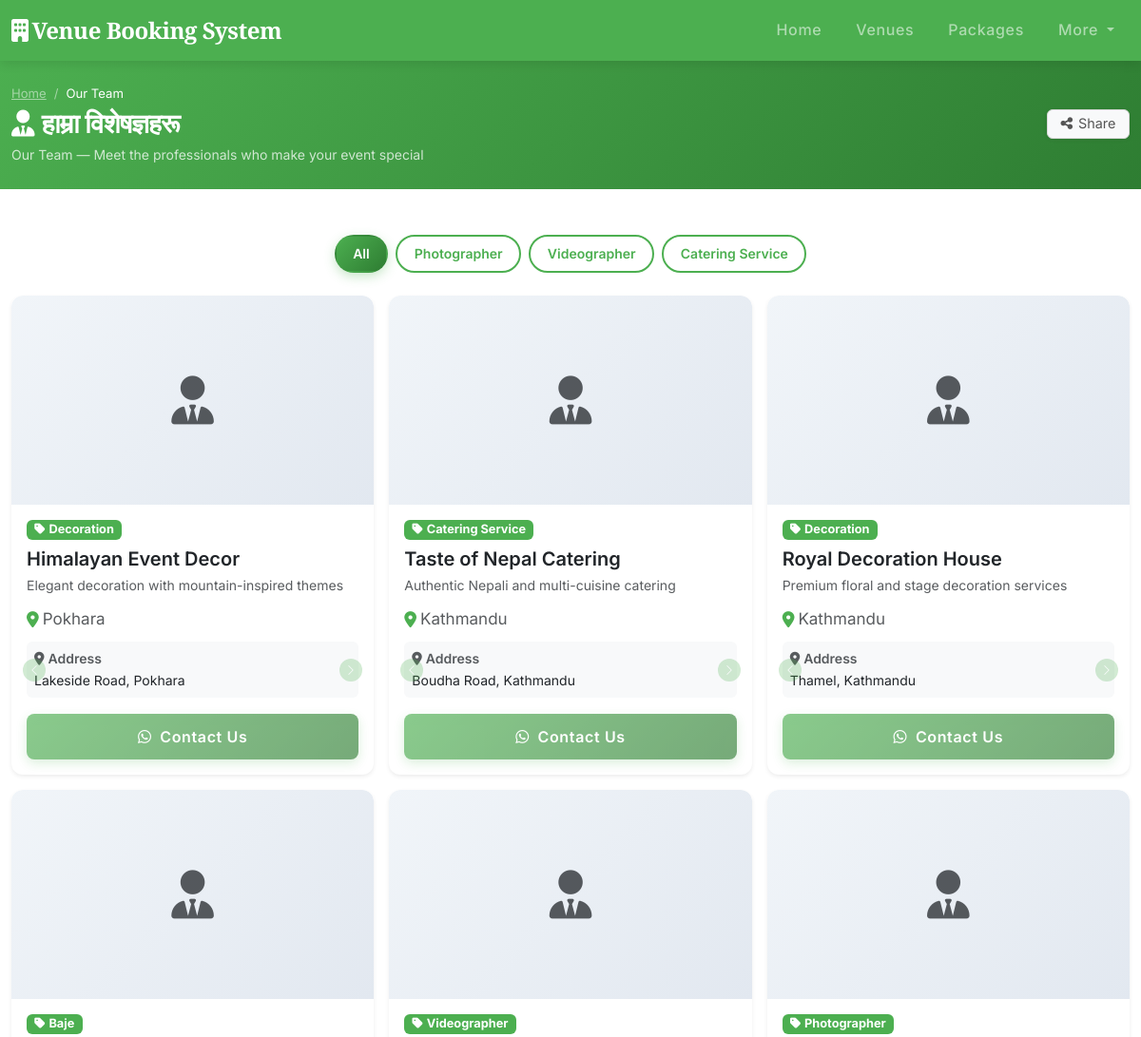
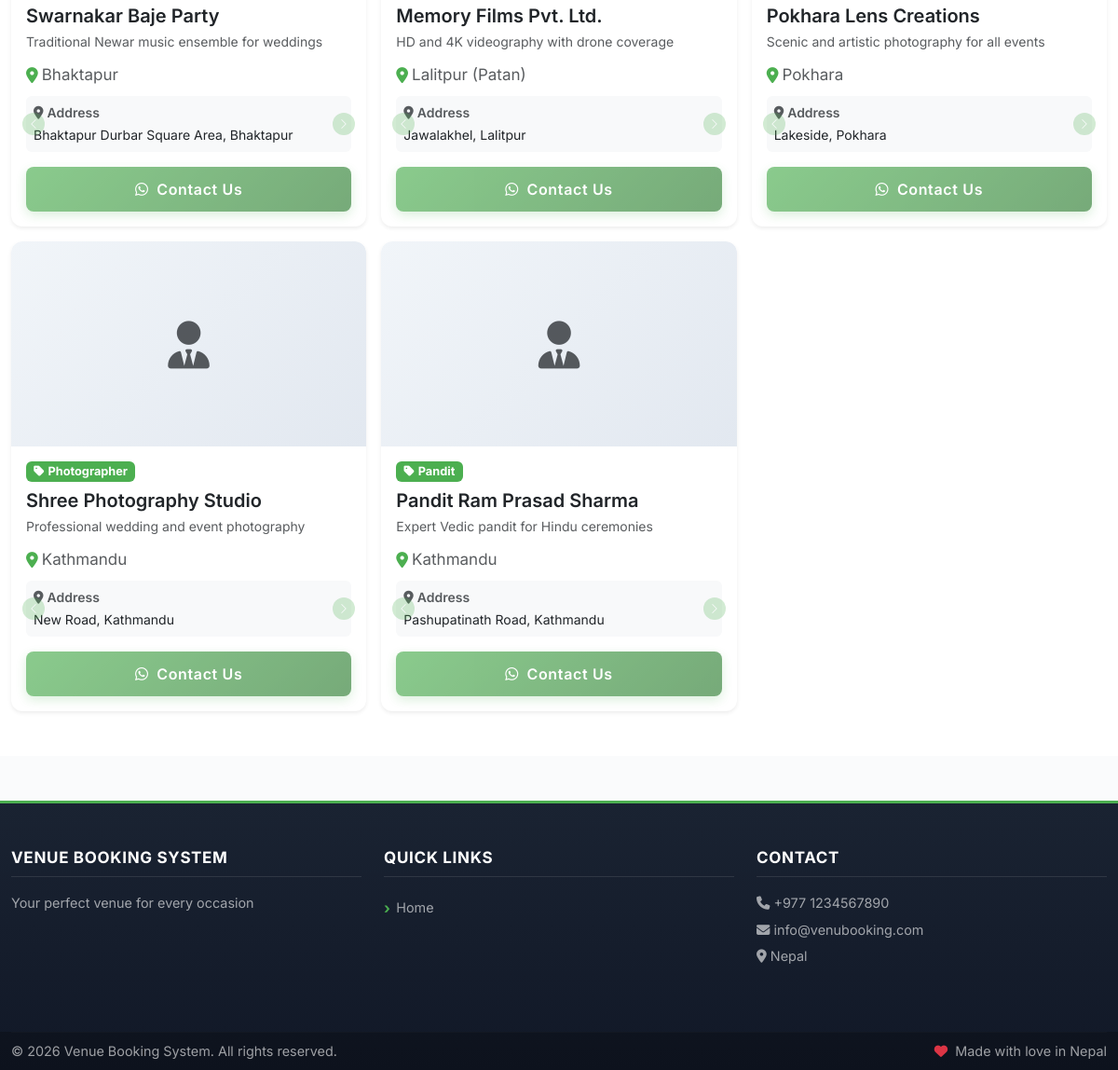
Screenshot of /vendors.php with the database file from the repository (2 pictures, top to bottom).
### tables this page shows
CREATE TABLE IF NOT EXISTS vendor_types (
    id INT PRIMARY KEY AUTO_INCREMENT,
    slug VARCHAR(100) NOT NULL UNIQUE COMMENT 'Stored in vendors.type column',
    label VARCHAR(255) NOT NULL COMMENT 'Human-readable display name',
    status ENUM('active', 'inactive') DEFAULT 'active',
    display_order INT DEFAULT 0,
    created_at TIMESTAMP DEFAULT CURRENT_TIMESTAMP,
    updated_at TIMESTAMP DEFAULT CURRENT_TIMESTAMP ON UPDATE CURRENT_TIMESTAMP,
    INDEX idx_status (status),
    INDEX idx_display_order (display_order)
);

CREATE TABLE IF NOT EXISTS vendors (
    id INT PRIMARY KEY AUTO_INCREMENT,
    name VARCHAR(255) NOT NULL,
    type VARCHAR(100) NOT NULL DEFAULT 'other',
    short_description VARCHAR(500) DEFAULT NULL,
    phone VARCHAR(20),
    email VARCHAR(100),
    address TEXT,
    city_id INT NULL,
    photo VARCHAR(255) DEFAULT NULL,
    notes TEXT,
    status ENUM('active', 'inactive') DEFAULT 'active',
    created_at TIMESTAMP DEFAULT CURRENT_TIMESTAMP,
    updated_at TIMESTAMP DEFAULT CURRENT_TIMESTAMP ON UPDATE CURRENT_TIMESTAMP,
    FOREIGN KEY (city_id) REFERENCES cities(id) ON DELETE SET NULL,
    INDEX idx_type (type),
    INDEX idx_status (status)
);

CREATE TABLE IF NOT EXISTS cities (
    id INT PRIMARY KEY AUTO_INCREMENT,
    name VARCHAR(100) NOT NULL UNIQUE,
    status ENUM('active', 'inactive') DEFAULT 'active',
    created_at TIMESTAMP DEFAULT CURRENT_TIMESTAMP,
    updated_at TIMESTAMP DEFAULT CURRENT_TIMESTAMP ON UPDATE CURRENT_TIMESTAMP,
    INDEX idx_status (status)
);

### includes/functions.php (called while the page is built, shortened)
    <?php
function getVendors($type = null) {
    $db = getDB();
    try {
        if ($type) {
            $stmt = $db->prepare("SELECT v.*, c.name AS city_name FROM vendors v LEFT JOIN cities c ON v.city_id = c.id WHERE v.status = 'active' AND v.type = ? ORDER BY v.name");
            $stmt->execute([$type]);
        } else {
            $stmt = $db->prepare("SELECT v.*, c.name AS city_name FROM vendors v LEFT JOIN cities c ON v.city_id = c.id WHERE v.status = 'active' ORDER BY v.id DESC");
            $stmt->execute();
        }
        return $stmt->fetchAll();
    } catch (Exception $e) {
        error_log("Error getting vendors: " . $e->getMessage());
        return [];
    }
}
function getVendorTypes() {
    static $cache = null;
    if ($cache !== null) {
        return $cache;
    }
    try {
        $db = getDB();
        $stmt = $db->query("SELECT * FROM vendor_types WHERE status = 'active' ORDER BY display_order ASC, label ASC");
        $cache = $stmt->fetchAll();
    } catch (Exception $e) {
        error_log("Error getting vendor types: " . $e->getMessage());
        $cache = [];
    }
    return $cache;
}
function getVendorTypeLabel($type) {
    foreach (getVendorTypes() as $vt) {
        if ($vt['slug'] === $type) {
            return $vt['label'];
        }
    }
    return ucfirst($type);
}
    ?>

### vendors.php (the view, shortened to what this page needs)
<?php
require_once __DIR__ . '/includes/header.php';
$vendors = getVendors();
$present_vendor_types = [];
if (!empty($vendors)) {
    $vendor_type_slugs_present = array_filter(array_unique(array_column($vendors, 'type')));
    $all_vendor_types = getVendorTypes();
    $present_vendor_types = array_filter($all_vendor_types, function($vt) use ($vendor_type_slugs_present) {
        return in_array($vt['slug'], $vendor_type_slugs_present, true);
    });
}
?>
<div class="page-hero-bar bg-success text-white py-4">
    <div class="container">
        <nav aria-label="breadcrumb">
            <ol class="breadcrumb mb-1">
                <li class="breadcrumb-item"><a href="<?php echo BASE_URL; ?>/index.php" class="text-white-50">Home</a></li>
                <li class="breadcrumb-item active text-white" aria-current="page">Our Team</li>
            </ol>
        </nav>
        <div class="d-flex align-items-center justify-content-between gap-2 flex-wrap">
            <h1 class="h3 mb-0 fw-bold"><i class="fas fa-user-tie me-2"></i>हाम्रा विशेषज्ञहरू</h1>
            <div class="section-share-wrap">
                <button class="section-share-btn" type="button" title="Share" aria-haspopup="true" aria-expanded="false">
                    <i class="fas fa-share-alt" aria-hidden="true"></i>
                    <span>Share</span>
                </button>
            </div>
        </div>
        <p class="mb-0 mt-1 text-white-75 small">Our Team — Meet the professionals who make your event special</p>
    </div>
</div>
<?php if (!empty($vendors)): ?>
<section class="vendors-section py-5" id="section-vendors">
    <div class="container">
        <?php if (count($present_vendor_types) > 1): ?>
        <div class="vendor-filter-bar text-center mb-4" id="vendorFilterBar">
            <button class="vendor-filter-btn active" data-filter="all">All</button>
            <?php foreach ($present_vendor_types as $vt): ?>
                <button class="vendor-filter-btn"
                        data-filter="<?php echo htmlspecialchars($vt['slug'], ENT_QUOTES, 'UTF-8'); ?>">
                    <?php echo htmlspecialchars($vt['label'], ENT_QUOTES, 'UTF-8'); ?>
                </button>
            <?php endforeach; ?>
        </div>
        <?php endif; ?>
        <div class="row g-3">
            <?php
            foreach ($vendors as $vendor):
                $vendor_type_label  = htmlspecialchars(getVendorTypeLabel($vendor['type']), ENT_QUOTES, 'UTF-8');
                $vendor_name        = htmlspecialchars($vendor['name'], ENT_QUOTES, 'UTF-8');
                $vendor_location    = htmlspecialchars($vendor['city_name'] ?? '', ENT_QUOTES, 'UTF-8');
                $vendor_address     = htmlspecialchars($vendor['address'] ?? '', ENT_QUOTES, 'UTF-8');
                $vendor_notes       = htmlspecialchars($vendor['notes'] ?? '', ENT_QUOTES, 'UTF-8');
                $vendor_description = htmlspecialchars($vendor['short_description'] ?? '', ENT_QUOTES, 'UTF-8');
                $vendor_photos_list = getVendorPhotos($vendor['id']);
                $primary_photo_path = !empty($vendor_photos_list) ? $vendor_photos_list[0]['image_path'] : ($vendor['photo'] ?? '');
                $wa_url = '';
                $extra_slides = [];
                if (!empty($vendor['address'])) {
                    $extra_slides[] = ['icon' => 'fas fa-map-marker-alt', 'label' => 'Address', 'value' => $vendor_address];
                }
                if (!empty($vendor['notes'])) {
                    $extra_slides[] = ['icon' => 'fas fa-info-circle', 'label' => 'About', 'value' => $vendor_notes];
                }
                $detail_carousel_id = 'vendorDetail' . (int)$vendor['id'];
            ?>
                <div class="col-12 col-sm-6 col-lg-4" data-vendor-type="<?php echo htmlspecialchars($vendor['type'], ENT_QUOTES, 'UTF-8'); ?>">
                        <div class="vendor-card card h-100 shadow-sm">
                            <?php if (!empty($primary_photo_path)): ?>
                                <img src="<?php echo htmlspecialchars(rtrim(UPLOAD_URL, '/') . '/' . rawurlencode($primary_photo_path), ENT_QUOTES, 'UTF-8'); ?>"
                                     alt="<?php echo $vendor_name; ?>"
                                     class="vendor-photo"
                                     loading="lazy">
                            <?php else: ?>
                                <div class="vendor-photo vendor-photo-placeholder">
                                    <i class="fas fa-user-tie fa-3x text-muted"></i>
                                </div>
                            <?php endif; ?>
                            <div class="card-body d-flex flex-column">
                                <span class="badge bg-success mb-2 align-self-start">
                                    <i class="fas fa-tag me-1"></i><?php echo $vendor_type_label; ?>
                                </span>
                                <h5 class="card-title mb-1"><?php echo $vendor_name; ?></h5>
                                <?php if (!empty($vendor_description)): ?>
                                    <p class="card-text text-muted small mb-2"><?php echo $vendor_description; ?></p>
                                <?php endif; ?>
                                <?php if (!empty($vendor_location)): ?>
                                    <p class="card-text text-muted mb-2 d-flex align-items-center gap-1">
                                        <i class="fas fa-map-marker-alt text-success flex-shrink-0"></i>
                                        <span><?php echo $vendor_location; ?></span>
                                    </p>
                                <?php endif; ?>
                                <?php if (!empty($extra_slides)): ?>
                                    <div id="<?php echo $detail_carousel_id; ?>" class="carousel slide vendor-detail-carousel mb-3" data-bs-ride="false">
                                        <div class="carousel-inner">
                                            <?php foreach ($extra_slides as $si => $slide): ?>
                                                <div class="carousel-item <?php echo $si === 0 ? 'active' : ''; ?>">
                                                    <div class="vendor-detail-slide p-2 rounded bg-light">
                                                        <small class="text-muted d-block fw-semibold mb-1">
                                                            <i class="<?php echo htmlspecialchars($slide['icon'], ENT_QUOTES, 'UTF-8'); ?> me-1"></i><?php echo htmlspecialchars($slide['label'], ENT_QUOTES, 'UTF-8'); ?>
                                                        </small>
                                                        <small><?php echo $slide['value']; ?></small>
                                                    </div>
                                                </div>
                                            <?php endforeach; ?>
                                        </div>
                                        <?php if (count($extra_slides) > 1): ?>
                                            <button class="carousel-control-prev vendor-detail-prev" type="button"
                                                    data-bs-target="#<?php echo $detail_carousel_id; ?>" data-bs-slide="prev">
                                                <span class="carousel-control-prev-icon" aria-hidden="true"></span>
                                            </button>
                                            <button class="carousel-control-next vendor-detail-next" type="button"
                                                    data-bs-target="#<?php echo $detail_carousel_id; ?>" data-bs-slide="next">
                                                <span class="carousel-control-next-icon" aria-hidden="true"></span>
                                            </button>
                                        <?php endif; ?>
                                    </div>
                                <?php endif; ?>
                                <div class="mt-auto">
                                    <?php if (!empty($wa_url)): ?>
                                        <a href="<?php echo htmlspecialchars($wa_url, ENT_QUOTES, 'UTF-8'); ?>"
                                           target="_blank" rel="noopener noreferrer"
                                           class="btn btn-success w-100">
                                            <i class="fab fa-whatsapp me-1"></i> Contact Us
                                        </a>
                                    <?php else: ?>
                                        <button class="btn btn-success w-100" disabled>
                                            <i class="fab fa-whatsapp me-1"></i> Contact Us
                                        </button>
                                    <?php endif; ?>
                                </div>
                            </div>
                        </div>
                    </div>
                <?php endforeach; ?>
            </div>
    </div>
</section>
<?php endif; ?>
<?php
require_once __DIR__ . '/includes/footer.php';
?>

### rows the page displays
vendor_types: label "Photographer"
vendor_types: label "Videographer"
vendor_types: label "Catering Service"
vendors: type "Decoration", name "Himalayan Event Decor", short_description "Elegant decoration with mountain-inspired themes", city.name "Pokhara", label "Address", value "Lakeside Road, Pokhara"
vendors: type.label "Catering Service", name "Taste of Nepal Catering", short_description "Authentic Nepali and multi-cuisine catering", city.name "Kathmandu", label "Address", value "Boudha Road, Kathmandu"
vendors: type "Decoration", name "Royal Decoration House", short_description "Premium floral and stage decoration services", city.name "Kathmandu", label "Address", value "Thamel, Kathmandu"
vendors: type "Baje", name "Swarnakar Baje Party", short_description "Traditional Newar music ensemble for weddings", city.name "Bhaktapur", label "Address", value "Bhaktapur Durbar Square Area, Bhaktapur"
vendors: type.label "Videographer", name "Memory Films Pvt. Ltd.", short_description "HD and 4K videography with drone coverage", city.name "Lalitpur (Patan)", label "Address", value "Jawalakhel, Lalitpur"
vendors: type.label "Photographer", name "Pokhara Lens Creations", short_description "Scenic and artistic photography for all events", city.name "Pokhara", label "Address", value "Lakeside, Pokhara"
vendors: type.label "Photographer", name "Shree Photography Studio", short_description "Professional wedding and event photography", city.name "Kathmandu", label "Address", value "New Road, Kathmandu"
vendors: type "Pandit", name "Pandit Ram Prasad Sharma", short_description "Expert Vedic pandit for Hindu ceremonies", city.name "Kathmandu", label "Address", value "Pashupatinath Road, Kathmandu"

### other values shown
$site_name "Venue Booking System"
getSetting('site_name', 'Venue Booking System') "VENUE BOOKING SYSTEM"
getSetting('footer_about', 'Your perfect venue for every occasion') "Your perfect venue for every occasion"
$link['label'] "Home"
$contact_phone "+977 1234567890"
$contact_email "info@venubooking.com"
$contact_address "Nepal"
getSetting('site_name', 'Venue Booking System') "Venue Booking System"
